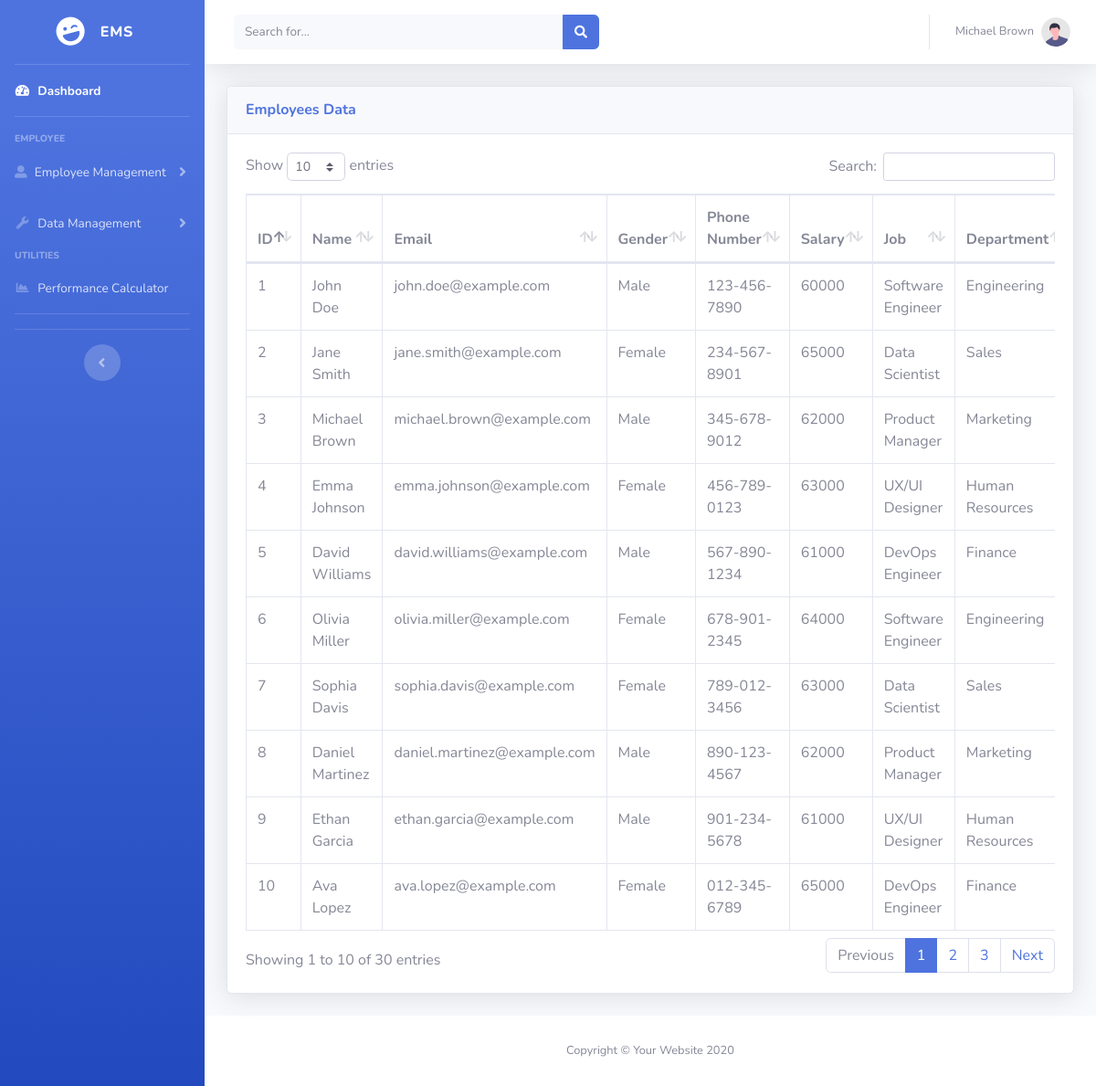
Screenshot of /tableEmployees.php (signed in) with the database file from the repository.
### tables this page shows
CREATE TABLE tbl_employees (
    id INT AUTO_INCREMENT PRIMARY KEY,
    first_name VARCHAR(25) NOT NULL,
    last_name VARCHAR(25) NOT NULL,
    gender VARCHAR(10),
    email VARCHAR(50),
    phone VARCHAR(20),
    hire_date DATE,
    salary INT,
    manager INT,
    job VARCHAR(10),
    department INT,
    FOREIGN KEY (manager) REFERENCES tbl_employees(id),
    FOREIGN KEY (job) REFERENCES tbl_jobs(id) ON DELETE SET NULL,
    FOREIGN KEY (department) REFERENCES tbl_departments(id) ON DELETE SET NULL
);

CREATE TABLE tbl_jobs (
    id VARCHAR(10) PRIMARY KEY,
    title VARCHAR(35) NOT NULL,
    min_salary INT,
    max_salary INT
);

CREATE TABLE tbl_departments (
    id INT AUTO_INCREMENT PRIMARY KEY,
    name VARCHAR(30) NOT NULL,
    location INT,
    FOREIGN KEY (location) REFERENCES tbl_locations(id) ON DELETE SET NULL
);

### conn.php (called while the page is built, shortened)
<?php
function connection()
{
    $dbServer = 'localhost';
    $dbUser = 'root';
    $dbPass = '';
    $dbName = "company_db";
    $conn = mysqli_connect($dbServer, $dbUser, $dbPass);
    mysqli_select_db($conn, $dbName);
    return $conn;
}

### tableEmployees.php (the view, shortened to what this page needs)
<?php
include ('conn.php');
$idPengguna = $_SESSION['ID'];
$query = "SELECT * FROM tbl_employees WHERE id = '$idPengguna'";
$result = mysqli_query(connection(), $query);
$row = mysqli_fetch_assoc($result);
?>
<!DOCTYPE html>
<html lang="en">
<head>
    <link href="vendor/fontawesome-free/css/all.min.css" rel="stylesheet" type="text/css">
    <link href="css/sb-admin-2.min.css" rel="stylesheet">
    <link href="vendor/datatables/dataTables.bootstrap4.min.css" rel="stylesheet">
</head>
<body id="page-top">
    <div id="wrapper">
        <ul class="navbar-nav bg-gradient-primary sidebar sidebar-dark accordion" id="accordionSidebar">
            <a class="sidebar-brand d-flex align-items-center justify-content-center" href="index.php">
                <div class="sidebar-brand-icon rotate-n-15">
                    <i class="fas fa-laugh-wink"></i>
                </div>
                <div class="sidebar-brand-text mx-3">EMS</div>
            </a>
            <hr class="sidebar-divider my-0">
            <li class="nav-item active">
                <a class="nav-link" href="index.php">
                    <i class="fas fa-fw fa-tachometer-alt"></i>
                    <span>Dashboard</span></a>
            </li>
            <hr class="sidebar-divider">
            <div class="sidebar-heading">
                Employee
            </div>
            <li class="nav-item">
                <a class="nav-link collapsed" href="#" data-toggle="collapse" data-target="#collapseTwo"
                    aria-expanded="true" aria-controls="collapseTwo">
                    <i class="fas fa-user-alt"></i>
                    <span>Employee Management</span>
                </a>
            </li>
            <li class="nav-item">
                <a class="nav-link collapsed" href="#" data-toggle="collapse" data-target="#collapseUtilities"
                    aria-expanded="true" aria-controls="collapseUtilities">
                    <i class="fas fa-fw fa-wrench"></i>
                    <span>Data Management</span>
                </a>
            </li>
            <div class="sidebar-heading">
                Utilities
            </div>
            <li class="nav-item">
                <a class="nav-link" href="performance.php">
                    <i class="fas fa-fw fa-chart-area"></i>
                    <span>Performance Calculator</span></a>
            </li>
            <hr class="sidebar-divider">
            <hr class="sidebar-divider d-none d-md-block">
            <div class="text-center d-none d-md-inline">
                <button class="rounded-circle border-0" id="sidebarToggle"></button>
            </div>
        </ul>
        <div id="content-wrapper" class="d-flex flex-column">
            <div id="content">
                <nav class="navbar navbar-expand navbar-light bg-white topbar mb-4 static-top shadow">
                    <form
                        class="d-none d-sm-inline-block form-inline mr-auto ml-md-3 my-2 my-md-0 mw-100 navbar-search">
                        <div class="input-group">
                            <input type="text" class="form-control bg-light border-0 small" placeholder="Search for..."
                                aria-label="Search" aria-describedby="basic-addon2">
                            <div class="input-group-append">
                                <button class="btn btn-primary" type="button">
                                    <i class="fas fa-search fa-sm"></i>
                                </button>
                            </div>
                        </div>
                    </form>
                    <ul class="navbar-nav ml-auto">
                        <li class="nav-item dropdown no-arrow">
                            <a class="nav-link dropdown-toggle" href="#" id="userDropdown" role="button"
                                data-toggle="dropdown" aria-haspopup="true" aria-expanded="false">
                                <span
                                    class="mr-2 d-none d-lg-inline text-gray-600 small"><?php echo $row['first_name'] . " " . $row['last_name'] ?></span>
                                <img class="img-profile rounded-circle" src="img/undraw_profile.svg">
                            </a>
                        </li>
                    </ul>
                </nav>
                <div class="container-fluid">
                    <div class="card shadow mb-4">
                        <div class="card-header py-3">
                            <h6 class="m-0 font-weight-bold text-primary">Employees Data</h6>
                        </div>
                        <div class="card-body">
                            <div class="table-responsive">
                                <table class="table table-bordered" id="dataTable" width="100%" cellspacing="0">
                                    <thead>
                                        <tr>
                                            <th>ID</th>
                                            <th>Name</th>
                                            <th>Email</th>
                                            <th>Gender</th>
                                            <th>Phone Number</th>
                                            <th>Salary</th>
                                            <th>Job</th>
                                            <th>Department</th>
                                        </tr>
                                    </thead>
                                    <?php
                                    $query = "SELECT e.id, e.first_name, e.last_name, e.email, e.gender, e.phone, e.salary, j.title AS job, d.name AS department
                                    FROM tbl_employees e
                                    JOIN tbl_jobs j ON e.job = j.id
                                    JOIN tbl_departments d ON e.department = d.id";
                                    $result = mysqli_query(connection(), $query);
                                    if ($result) {
                                        while ($row = mysqli_fetch_assoc($result)) {
                                            echo "<tr>";
                                            echo "<td>" . $row['id'] . "</td>";
                                            echo "<td>" . $row['first_name'] . " " . $row['last_name'] . "</td>";
                                            echo "<td>" . $row['email'] . "</td>";
                                            echo "<td>" . $row['gender'] . "</td>";
                                            echo "<td>" . $row['phone'] . "</td>";
                                            echo "<td>" . $row['salary'] . "</td>";
                                            echo "<td>" . $row['job'] . "</td>";
                                            echo "<td>" . $row['department'] . "</td>";
                                            echo "</tr>";
                                        }
                                    } else {
                                        echo "<tr><td colspan='8'>No data found</td></tr>";
                                    }
                                    ?>
                                </table>
                            </div>
                        </div>
                    </div>
                </div>
            </div>
            <footer class="sticky-footer bg-white">
                <div class="container my-auto">
                    <div class="copyright text-center my-auto">
                        <span>Copyright &copy; Your Website 2020</span>
                    </div>
                </div>
            </footer>
        </div>
    </div>
</body>
</html>

### rows the page displays
tbl_employees: first_name "Michael", last_name "Brown", id "3", email "michael.brown@example.com", gender "Male", phone "345-678-9012", salary "62000", job.title "Product Manager", department.name "Marketing"
tbl_employees: id "1", first_name "John", last_name "Doe", email "john.doe@example.com", gender "Male", phone "123-456-7890", salary "60000", job.title "Software Engineer", department.name "Engineering"
tbl_employees: id "6", first_name "Olivia", last_name "Miller", email "olivia.miller@example.com", gender "Female", phone "678-901-2345", salary "64000", job.title "Software Engineer", department.name "Engineering"
tbl_employees: id "2", first_name "Jane", last_name "Smith", email "jane.smith@example.com", gender "Female", phone "234-567-8901", salary "65000", job.title "Data Scientist", department.name "Sales"
tbl_employees: id "7", first_name "Sophia", last_name "Davis", email "sophia.davis@example.com", gender "Female", phone "789-012-3456", salary "63000", job.title "Data Scientist", department.name "Sales"
tbl_employees: id "8", first_name "Daniel", last_name "Martinez", email "daniel.martinez@example.com", gender "Male", phone "890-123-4567", salary "62000", job.title "Product Manager", department.name "Marketing"
tbl_employees: id "4", first_name "Emma", last_name "Johnson", email "emma.johnson@example.com", gender "Female", phone "456-789-0123", salary "63000", job.title "UX/UI Designer", department.name "Human Resources"
tbl_employees: id "9", first_name "Ethan", last_name "Garcia", email "ethan.garcia@example.com", gender "Male", phone "901-234-5678", salary "61000", job.title "UX/UI Designer", department.name "Human Resources"
tbl_employees: id "5", first_name "David", last_name "Williams", email "david.williams@example.com", gender "Male", phone "567-890-1234", salary "61000", job.title "DevOps Engineer", department.name "Finance"
tbl_employees: id "10", first_name "Ava", last_name "Lopez", email "ava.lopez@example.com", gender "Female", phone "012-345-6789", salary "65000", job.title "DevOps Engineer", department.name "Finance"
